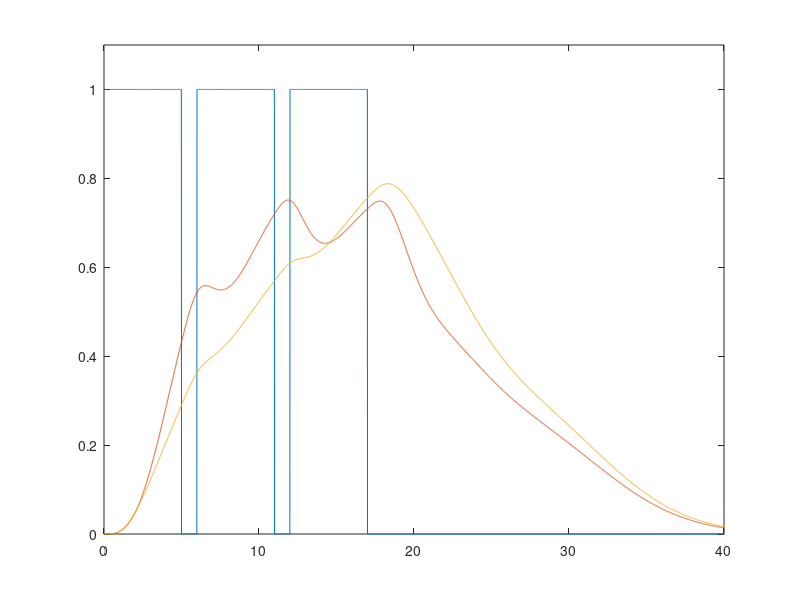

The MATLAB source for this figure:
clear all; close all; clc;          % Clear all workspaces

% Define time, the 3 basis functions, and the boxcar 
t50=0:.01:50;
b1=(t50.^3).*exp(-t50)/factorial(3);
b2=(t50.^7).*exp(-t50)/factorial(7);
b3=(t50.^15).*exp(-t50)/factorial(15);
box=[ones(1,500),zeros(1,100),ones(1,500),zeros(1,100),ones(1,500),zeros(1,3301)];

% Compute the 3 convolutions. Divide by 100 to set time unit at .01 sec
x1=conv(box,b1)/100; x2=conv(box,b2)/100; x3=conv(box,b3)/100;

% Compute the convolution products 
y11=x1.*x1; y13=x1.*x3;

% Set the weight parameters
a1=.2; a2=.2; a3=.2;
b11=.25; b13=-.25;

% Compute the predicted nonlinear BOLD response
H1=a1*x1+a2*x2+a3*x3;
H2=b11*y11+b13*y13;
B=H1+H2;

% Compute the predicted linear response (normalize weights so they sum to 1)
S=a1+a2+a3;
Lin=H1/S;

% Normalize area under nonlinear response to equal area under linear response
B=sum(Lin)*B/sum(B);

% Plot the boxcar and predicted nonlinear and linear responses 
t=0:.01:100;
plot(t50,box,t,B,t,Lin);
axis([0 40 0 1.1]);



